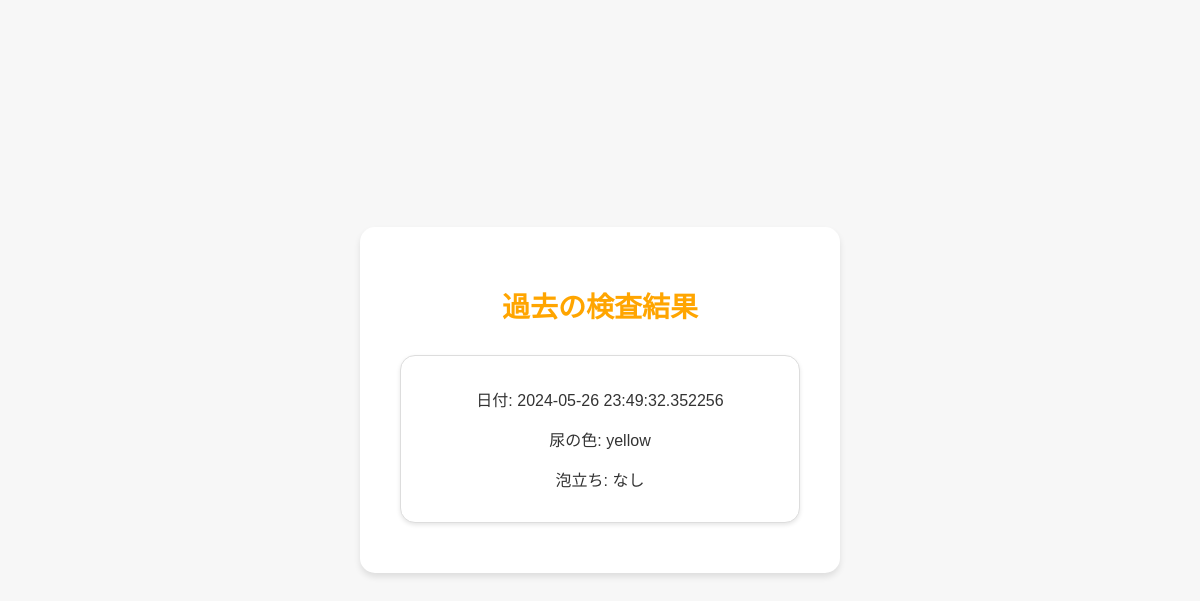
The app's page /history (signed in), older data.
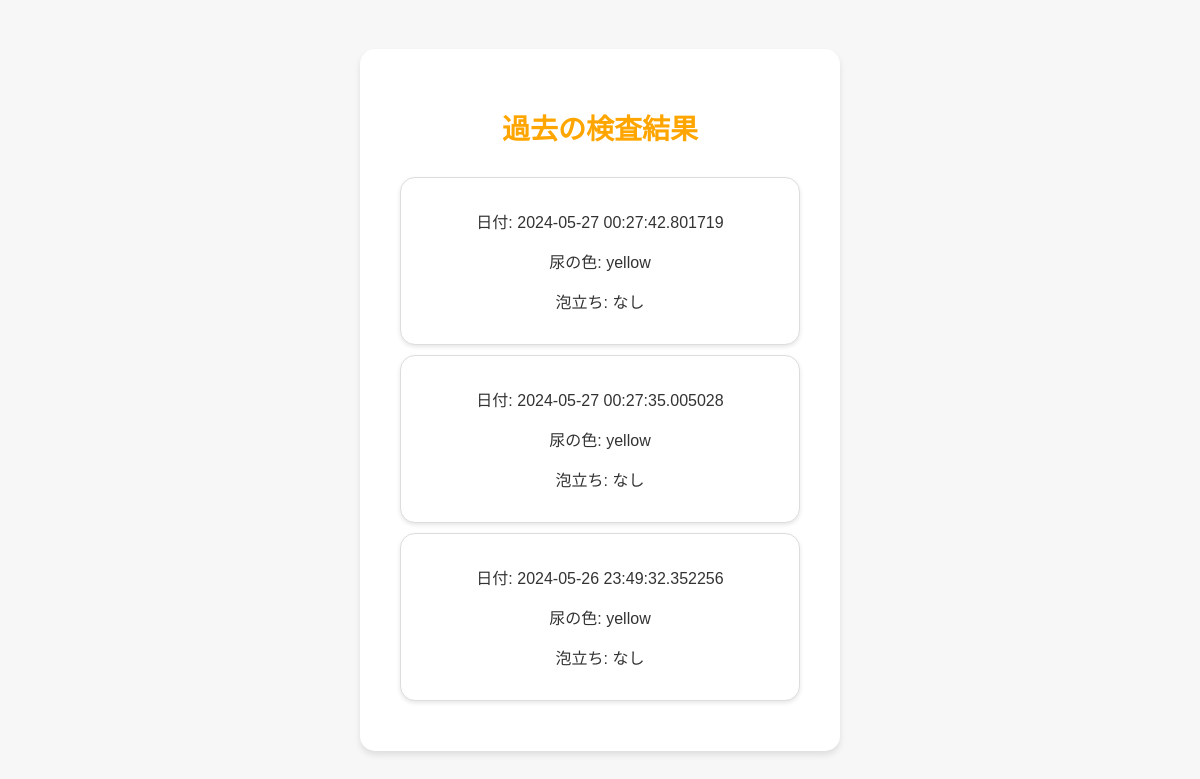
The same page, newer data.
### app.py (models this page shows)
class Result(db.Model):
    id = db.Column(db.Integer, primary_key=True)
    color = db.Column(db.String(20), nullable=False)
    foam = db.Column(db.String(20), nullable=False)
    date = db.Column(db.DateTime, nullable=False, default=datetime.utcnow)
    user_id = db.Column(db.Integer, db.ForeignKey('user.id'), nullable=False)

### app.py (the view)
@app.route('/history')
@login_required
def history():
    results = Result.query.filter_by(user_id=current_user.id).order_by(Result.date.desc()).all()
    return render_template('history.html', results=results)

### app.py (called while the page is built)
@login_manager.user_loader
def load_user(user_id):
    return User.query.get(int(user_id))

### templates/history.html (shortened to what this page needs)
<!DOCTYPE html>
<html lang="en">
<head>
    <link rel="stylesheet" href="{{ url_for('static', filename='styles.css') }}">
</head>
<body>
    <div class="container">
        <h1>過去の検査結果</h1>
        <div id="result-list">
            {% for result in results %}
            <div class="result-item">
                <p>日付: {{ result.date }}</p>
                <p>尿の色: {{ result.color }}</p>
                <p>泡立ち: {{ result.foam }}</p>
            </div>
            {% endfor %}
        </div>
    </div>
</body>
</html>

### static/styles.css (style rules this page uses)
body { background-color: #f7f7f7; font-family: 'Arial', sans-serif; color: #333; display: flex; justify-content: center; align-items: center; height: 100vh; margin: 0; }
.container { text-align: center; background-color: #fff; padding: 40px; border-radius: 15px; box-shadow: 0 4px 6px rgba(0, 0, 0, 0.1); width: 90%; max-width: 400px; margin: 20px auto; }
h1 { margin-bottom: 30px; font-size: 28px; font-weight: 700; color: #ffa500; }
.result-item { background: #ffffff; padding: 15px; margin-bottom: 10px; border: 1px solid #ddd; border-radius: 15px; box-shadow: 0 2px 4px rgba(0, 0, 0, 0.1); }

Row changes from the older to the newer data that the page shows:
added Result: date "2024-05-27 00:27:42.801719", color "yellow", foam "なし"
added Result: date "2024-05-27 00:27:35.005028", color "yellow", foam "なし"
